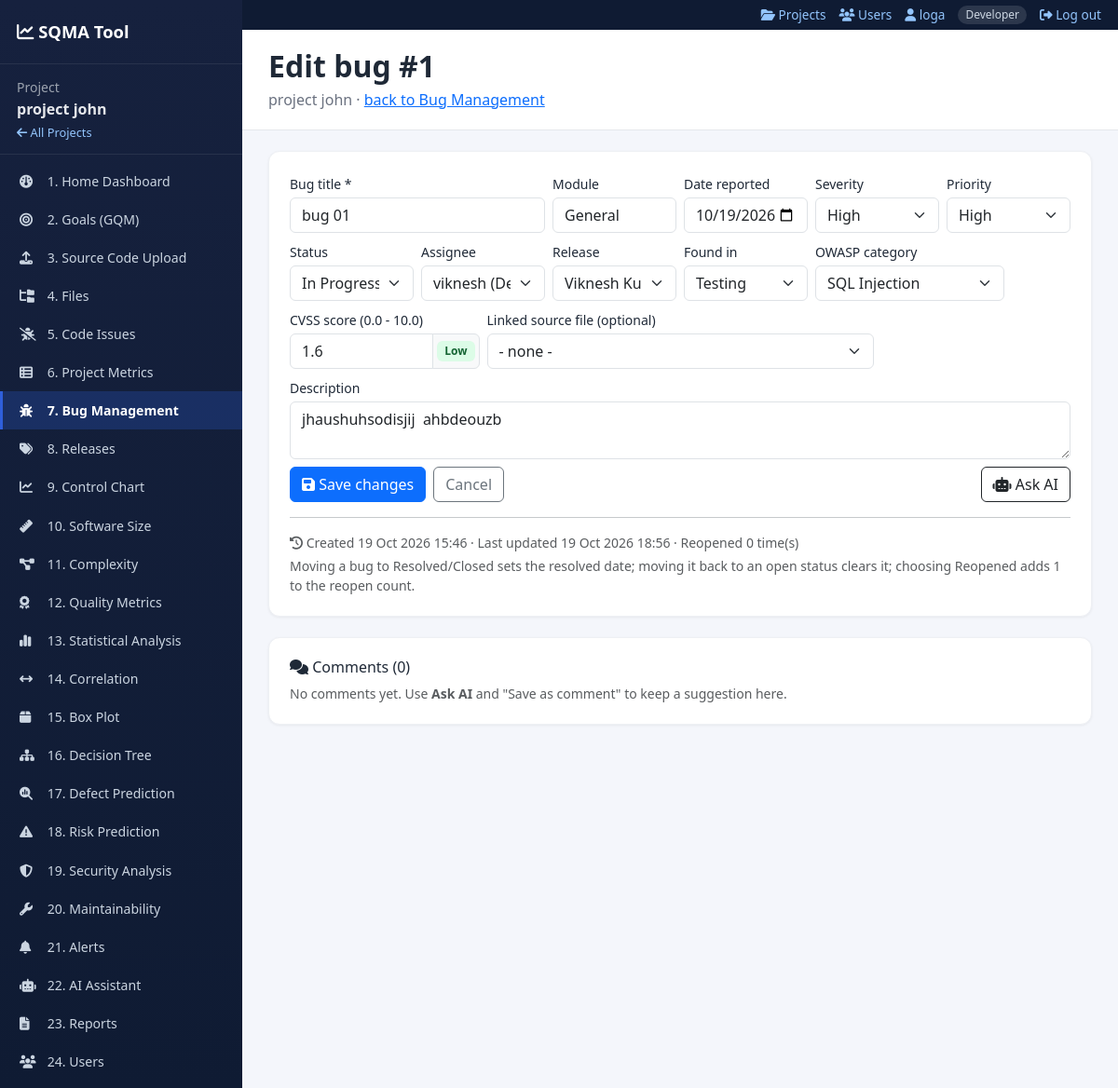
Page /project/1/bugs/1/edit (signed in) on the committed database.
### models.py (models this page shows, shortened)
class Project(db.Model):
    __tablename__ = "project"
    id = db.Column(db.Integer, primary_key=True)
    name = db.Column(db.String(150), nullable=False)
    description = db.Column(db.Text, default="")
    created_at = db.Column(db.DateTime, default=utcnow)
    bugs = db.relationship("Bug", backref="project", cascade="all, delete-orphan")
    chat_messages = db.relationship("ChatMessage", backref="project", cascade="all, delete-orphan")
    releases = db.relationship("Release", backref="project", cascade="all, delete-orphan")
    code_files = db.relationship("CodeFile", backref="project", cascade="all, delete-orphan")
    analysis_runs = db.relationship("AnalysisRun", backref="project", cascade="all, delete-orphan")
    predictions = db.relationship("Prediction", backref="project", cascade="all, delete-orphan")
    alerts = db.relationship("Alert", backref="project", cascade="all, delete-orphan")

class User(db.Model):
    __tablename__ = "user"
    id = db.Column(db.Integer, primary_key=True)
    username = db.Column(db.String(40), unique=True, nullable=False)
    full_name = db.Column(db.String(120), default="")
    email = db.Column(db.String(160), default="")
    password_hash = db.Column(db.String(300), nullable=False)
    role = db.Column(db.String(20), default="Developer")          # Admin / Developer / Tester
    api_token = db.Column(db.String(80), unique=True, nullable=True)
    created_at = db.Column(db.DateTime, default=utcnow)
    @property
    def display_name(self):
        return self.full_name or self.username

class Bug(db.Model):
    __tablename__ = "bug"
    id = db.Column(db.Integer, primary_key=True)
    project_id = db.Column(db.Integer, db.ForeignKey("project.id"), nullable=False)
    title = db.Column(db.String(250), nullable=False)
    description = db.Column(db.Text, default="")
    module = db.Column(db.String(120), default="General")
    severity = db.Column(db.String(20), default="Medium")          # Low / Medium / High / Critical
    priority = db.Column(db.String(20), default="Medium")          # Low / Medium / High
    status = db.Column(db.String(20), default="Open")              # Open / In Progress / Resolved / Reopened / Closed
    reopened_count = db.Column(db.Integer, default=0)
    found_in = db.Column(db.String(20), default="Testing")         # Testing / Production
    owasp_category = db.Column(db.String(80), default="None")
    cvss_score = db.Column(db.Float, nullable=True)
    assignee_id = db.Column(db.Integer, db.ForeignKey("user.id"), nullable=True)
    release_id = db.Column(db.Integer, db.ForeignKey("release.id"), nullable=True)
    code_file_id = db.Column(db.Integer, db.ForeignKey("code_file.id"), nullable=True)   # used from Phase 2
    source_issue_id = db.Column(db.Integer, nullable=True)                               # used from Phase 2
    created_at = db.Column(db.DateTime, default=utcnow)
    updated_at = db.Column(db.DateTime, default=utcnow, onupdate=utcnow)
    resolved_at = db.Column(db.DateTime, nullable=True)
    assignee = db.relationship("User", backref="assigned_bugs", foreign_keys=[assignee_id])
    code_file = db.relationship("CodeFile", foreign_keys=[code_file_id])
    comments = db.relationship("BugComment", backref="bug", cascade="all, delete-orphan",
                               order_by="BugComment.created_at")

### bugs_views.py (the view, shortened to what this page needs)
@bp.route("/project/<int:project_id>/bugs/<int:bug_id>/edit", methods=["GET", "POST"])
def bug_edit(project_id, bug_id):
    project, bug = _project(project_id), _bug(project_id, bug_id)
    values = _values_from_bug(bug)
    return render_template("bug_edit.html", project=project, bug=bug, f=values, active="bugs",
                           today=utcnow().date().isoformat(), **_form_lists(project_id))

### templates/bug_edit.html (shortened to what this page needs)
{% extends "base.html" %}
{% block content %}
<div class="page-header"><h2>Edit bug #{{ bug.id }}</h2>
  <p>{{ project.name }} &middot; <a href="{{ url_for('bugs.bug_list', project_id=project.id) }}">back to Bug Management</a></p></div>
<div class="page-body">
  <div class="panel">
    <form method="POST" class="row g-2 align-items-end"><input type="hidden" name="csrf_token" value="{{ csrf_token() }}">
      {% include "_bug_fields.html" %}
      <div class="col-12 d-flex gap-2">
        <button class="btn btn-primary"><i class="fa-solid fa-floppy-disk"></i> Save changes</button>
        <a class="btn btn-outline-secondary" href="{{ url_for('bugs.bug_list', project_id=project.id) }}">Cancel</a>
        <button type="button" class="btn btn-outline-dark btn-ask-ai ms-auto" data-bug="{{ bug.id }}" data-title="{{ bug.title }}"><i class="fa-solid fa-robot"></i> Ask AI</button>
      </div>
    </form>
    <hr>
    <p class="small text-muted mb-0"><i class="fa-solid fa-clock-rotate-left"></i>
      Created {{ bug.created_at.strftime('%d %b %Y %H:%M') }} &middot;
      Last updated {{ bug.updated_at.strftime('%d %b %Y %H:%M') if bug.updated_at else '-' }}
      &middot; Reopened {{ bug.reopened_count }} time(s)</p>
    <p class="small text-muted mb-0 mt-1">Moving a bug to Resolved/Closed sets the resolved date; moving it back to an open status clears it; choosing Reopened adds 1 to the reopen count.</p>
  </div>
  <div class="panel">
    <h6><i class="fa-solid fa-comments"></i> Comments ({{ bug.comments|length }})</h6>
    {% for c in bug.comments %}<div class="border rounded p-2 mb-2 small"><b>{{ 'AI' if c.source == 'ai' else (c.user.username if c.user else 'user') }}</b> <span class="text-muted">{{ c.created_at.strftime('%d %b %Y %H:%M') }}</span><div style="white-space:pre-wrap">{{ c.text }}</div></div>
    {% else %}<p class="text-muted small mb-0">No comments yet. Use <b>Ask AI</b> and "Save as comment" to keep a suggestion here.</p>{% endfor %}
  </div>
</div>
{% endblock %}

### templates/base.html (shortened to what this page needs)
<!DOCTYPE html>
<html lang="en">
<head>
<link href="{{ url_for('static', filename='vendor/bootstrap/css/bootstrap.min.css') }}" rel="stylesheet">
<link href="{{ url_for('static', filename='vendor/fontawesome/css/all.min.css') }}" rel="stylesheet">
<link href="{{ url_for('static', filename='css/style.css') }}" rel="stylesheet">
</head>
<body>
<div class="d-flex">
  {% if project %}
  <nav class="sidebar d-print-none">
    <div class="sidebar-brand">
      <i class="fa-solid fa-chart-line"></i> SQMA Tool
    </div>
    <div class="sidebar-project">
      <small>Project</small>
      <div class="fw-bold text-truncate">{{ project.name }}</div>
      <a href="{{ url_for('index') }}" class="small-link"><i class="fa-solid fa-arrow-left"></i> All Projects</a>
    </div>
    <ul class="nav flex-column sidebar-nav">
      <li><a href="{{ url_for('dashboard', project_id=project.id) }}" class="{{ 'active' if active=='dashboard' }}"><i class="fa-solid fa-gauge"></i> 1. Home Dashboard</a></li>
      <li><a href="{{ url_for('goals_page', project_id=project.id) }}" class="{{ 'active' if active=='goals' }}"><i class="fa-solid fa-bullseye"></i> 2. Goals (GQM)</a></li>
      <li><a href="{{ url_for('upload_source', project_id=project.id) }}" class="{{ 'active' if active=='upload' }}"><i class="fa-solid fa-upload"></i> 3. Source Code Upload</a></li>
      <li><a href="{{ url_for('files.files_page', project_id=project.id) }}" class="{{ 'active' if active=='files' }}"><i class="fa-solid fa-folder-tree"></i> 4. Files</a></li>
      <li><a href="{{ url_for('files.issues_page', project_id=project.id) }}" class="{{ 'active' if active=='issues' }}"><i class="fa-solid fa-bug-slash"></i> 5. Code Issues</a></li>
      <li><a href="{{ url_for('files.project_metrics_page', project_id=project.id) }}" class="{{ 'active' if active=='project_metrics' }}"><i class="fa-solid fa-table-list"></i> 6. Project Metrics</a></li>
      <li><a href="{{ url_for('bugs.bug_list', project_id=project.id) }}" class="{{ 'active' if active=='bugs' }}"><i class="fa-solid fa-bug"></i> 7. Bug Management</a></li>
      <li><a href="{{ url_for('bugs.releases', project_id=project.id) }}" class="{{ 'active' if active=='releases' }}"><i class="fa-solid fa-tags"></i> 8. Releases</a></li>
      <li><a href="{{ url_for('control_chart_page', project_id=project.id) }}" class="{{ 'active' if active=='control_chart' }}"><i class="fa-solid fa-chart-line"></i> 9. Control Chart</a></li>
      <li><a href="{{ url_for('size_page', project_id=project.id) }}" class="{{ 'active' if active=='size' }}"><i class="fa-solid fa-ruler"></i> 10. Software Size</a></li>
      <li><a href="{{ url_for('complexity_page', project_id=project.id) }}" class="{{ 'active' if active=='complexity' }}"><i class="fa-solid fa-diagram-project"></i> 11. Complexity</a></li>
      <li><a href="{{ url_for('quality_page', project_id=project.id) }}" class="{{ 'active' if active=='quality' }}"><i class="fa-solid fa-award"></i> 12. Quality Metrics</a></li>
      <li><a href="{{ url_for('statistics_page', project_id=project.id) }}" class="{{ 'active' if active=='statistics' }}"><i class="fa-solid fa-chart-simple"></i> 13. Statistical Analysis</a></li>
      <li><a href="{{ url_for('correlation_page', project_id=project.id) }}" class="{{ 'active' if active=='correlation' }}"><i class="fa-solid fa-arrows-left-right"></i> 14. Correlation</a></li>
      <li><a href="{{ url_for('boxplot_page', project_id=project.id) }}" class="{{ 'active' if active=='boxplot' }}"><i class="fa-solid fa-box"></i> 15. Box Plot</a></li>
      <li><a href="{{ url_for('decision_tree_page', project_id=project.id) }}" class="{{ 'active' if active=='decision_tree' }}"><i class="fa-solid fa-sitemap"></i> 16. Decision Tree</a></li>
      <li><a href="{{ url_for('defect_prediction_page', project_id=project.id) }}" class="{{ 'active' if active=='defect_prediction' }}"><i class="fa-solid fa-magnifying-glass-chart"></i> 17. Defect Prediction</a></li>
      <li><a href="{{ url_for('risk_prediction_page', project_id=project.id) }}" class="{{ 'active' if active=='risk_prediction' }}"><i class="fa-solid fa-triangle-exclamation"></i> 18. Risk Prediction</a></li>
      <li><a href="{{ url_for('security_page', project_id=project.id) }}" class="{{ 'active' if active=='security' }}"><i class="fa-solid fa-shield-halved"></i> 19. Security Analysis</a></li>
      <li><a href="{{ url_for('maintainability_page', project_id=project.id) }}" class="{{ 'active' if active=='maintainability' }}"><i class="fa-solid fa-wrench"></i> 20. Maintainability</a></li>
      <li><a href="{{ url_for('alerts_page', project_id=project.id) }}" class="{{ 'active' if active=='alerts' }}"><i class="fa-solid fa-bell"></i> 21. Alerts</a></li>
      <li><a href="{{ url_for('ai.chat_page', project_id=project.id) }}" class="{{ 'active' if active=='ai' }}"><i class="fa-solid fa-robot"></i> 22. AI Assistant</a></li>
      <li><a href="{{ url_for('report_page', project_id=project.id) }}" class="{{ 'active' if active=='report' }}"><i class="fa-solid fa-file-lines"></i> 23. Reports</a></li>
      <li><a href="{{ url_for('auth.users', project=project.id) }}" class="{{ 'active' if active=='users' }}"><i class="fa-solid fa-users"></i> 24. Users</a></li>
    </ul>
  </nav>
  {% endif %}
  <div class="layout-col">
  {% if current_user %}
  <div class="topbar d-print-none">
    <a href="{{ url_for('index') }}"><i class="fa-solid fa-folder-open"></i> Projects</a>
    <a href="{{ url_for('auth.users') }}"><i class="fa-solid fa-users"></i> Users</a>
    <a href="{{ url_for('auth.profile') }}"><i class="fa-solid fa-user"></i> {{ current_user.display_name }}</a>
    <span class="role-pill">{{ current_user.role }}</span>
    <form method="POST" action="{{ url_for('auth.logout') }}" class="d-inline"><input type="hidden" name="csrf_token" value="{{ csrf_token() }}"><button class="link-btn"><i class="fa-solid fa-right-from-bracket"></i> Log out</button></form>
  </div>
  {% endif %}
  <main class="main-content {% if not project %}full-width{% endif %}">
    {% block content %}{% endblock %}
  </main>
  </div>
</div>
</body>
</html>

### templates/_bug_fields.html
<div class="col-md-4">
  <label class="form-label small mb-1">Bug title *</label>
  <input type="text" name="title" class="form-control" maxlength="250" required value="{{ f.get('title', '') }}">
</div>
<div class="col-md-2">
  <label class="form-label small mb-1">Module</label>
  <input type="text" name="module" class="form-control" maxlength="120" value="{{ f.get('module', 'General') }}">
</div>
<div class="col-md-2">
  <label class="form-label small mb-1">Date reported</label>
  <input type="date" name="reported_on" class="form-control" value="{{ f.get('reported_on', today) }}" max="{{ today }}">
</div>
<div class="col-md-2">
  <label class="form-label small mb-1">Severity</label>
  <select name="severity" class="form-select">{% for o in severities %}<option {{ 'selected' if o == f.get('severity', 'Medium') }}>{{ o }}</option>{% endfor %}</select>
</div>
<div class="col-md-2">
  <label class="form-label small mb-1">Priority</label>
  <select name="priority" class="form-select">{% for o in priorities %}<option {{ 'selected' if o == f.get('priority', 'Medium') }}>{{ o }}</option>{% endfor %}</select>
</div>
<div class="col-md-2">
  <label class="form-label small mb-1">Status</label>
  <select name="status" class="form-select">{% for o in statuses %}<option {{ 'selected' if o == f.get('status', 'Open') }}>{{ o }}</option>{% endfor %}</select>
</div>
<div class="col-md-2">
  <label class="form-label small mb-1">Assignee</label>
  <select name="assignee_id" class="form-select"><option value="">- unassigned -</option>
    {% for u in users %}<option value="{{ u.id }}" {{ 'selected' if f.get('assignee_id')|string == u.id|string }}>{{ u.username }} ({{ u.role }})</option>{% endfor %}</select>
</div>
<div class="col-md-2">
  <label class="form-label small mb-1">Release</label>
  <select name="release_id" class="form-select"><option value="">- none -</option>
    {% for r in releases %}<option value="{{ r.id }}" {{ 'selected' if f.get('release_id')|string == r.id|string }}>{{ r.name }}</option>{% endfor %}</select>
</div>
<div class="col-md-2">
  <label class="form-label small mb-1">Found in</label>
  <select name="found_in" class="form-select">{% for o in found_in_options %}<option {{ 'selected' if o == f.get('found_in', 'Testing') }}>{{ o }}</option>{% endfor %}</select>
</div>
<div class="col-md-3">
  <label class="form-label small mb-1">OWASP category</label>
  <select name="owasp_category" class="form-select">{% for o in owasp_options %}<option value="{{ o }}" {{ 'selected' if o == f.get('owasp_category', 'None') }}>{{ 'None (not a security bug)' if o == 'None' else o }}</option>{% endfor %}</select>
</div>
<div class="col-md-3">
  <label class="form-label small mb-1">CVSS score (0.0 - 10.0)</label>
  <div class="input-group">
    <input type="number" step="0.1" min="0" max="10" name="cvss_score" class="form-control" value="{{ f.get('cvss_score', '') }}" data-cvss-input>
    <span class="input-group-text p-1"><span class="cvss-badge cvss-None" data-cvss-badge>no score</span></span>
  </div>
</div>
<div class="col-md-6">
  <label class="form-label small mb-1">Linked source file (optional)</label>
  <select name="code_file_id" class="form-select"><option value="">- none -</option>
    {% for cf in code_files %}<option value="{{ cf.id }}" {{ 'selected' if f.get('code_file_id')|string == cf.id|string }}>{{ cf.relpath or cf.filename }}</option>{% endfor %}</select>
</div>
<div class="col-12">
  <label class="form-label small mb-1">Description</label>
  <textarea name="description" class="form-control" rows="2" maxlength="5000">{{ f.get('description', '') }}</textarea>
</div>

### rows in the picture
Project: name "project john"
User: display_name "loga", role "Developer"
Bug: id "1", title "bug 01", module "General", cvss_score "1.6", description "jhaushuhsodisjij ahbdeouzb", created_at "19 Oct 2026 15:46", updated_at "19 Oct 2026 18:56", reopened_count "0"

### other values in the picture
{{ bug.comments|length }} "0"
form field severity "High"
form field priority "High"
form field status "In Progress"
form field assignee_id "viknesh (Developer)"
form field release_id "Viknesh Kumar S 23MIS0301"
form field found_in "Testing"
form field owasp_category "SQL Injection"
